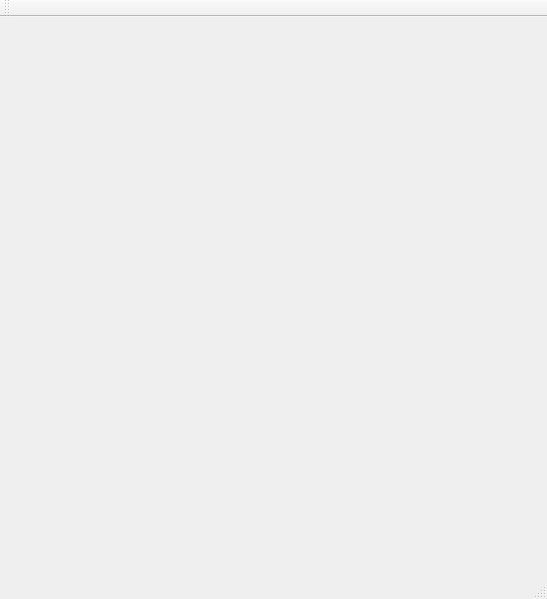
<?xml version="1.0" encoding="UTF-8"?>
<ui version="4.0">
 <class>mainWindow</class>
 <widget class="QMainWindow" name="mainWindow">
  <property name="geometry">
   <rect>
    <x>0</x>
    <y>0</y>
    <width>547</width>
    <height>599</height>
   </rect>
  </property>
  <property name="windowTitle">
   <string>mainWindow</string>
  </property>
  <widget class="QWidget" name="centralWidget"/>
  <widget class="QMenuBar" name="menuBar">
   <property name="geometry">
    <rect>
     <x>0</x>
     <y>0</y>
     <width>547</width>
     <height>26</height>
    </rect>
   </property>
  </widget>
  <widget class="QToolBar" name="mainToolBar">
   <attribute name="toolBarArea">
    <enum>TopToolBarArea</enum>
   </attribute>
   <attribute name="toolBarBreak">
    <bool>false</bool>
   </attribute>
  </widget>
  <widget class="QStatusBar" name="statusBar"/>
 </widget>
 <layoutdefault spacing="6" margin="11"/>
 <resources/>
 <connections/>
</ui>
